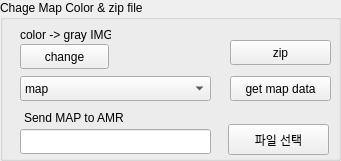
     <widget class="QGroupBox" name="groupBox_12">
      <property name="geometry">
       <rect>
        <x>950</x>
        <y>60</y>
        <width>341</width>
        <height>161</height>
       </rect>
      </property>
      <property name="title">
       <string notr="true">Chage Map Color &amp;&amp; zip file</string>
      </property>
      <widget class="QPushButton" name="bt_png_change">
       <property name="geometry">
        <rect>
         <x>20</x>
         <y>44</y>
         <width>89</width>
         <height>25</height>
        </rect>
       </property>
       <property name="text">
        <string>change</string>
       </property>
      </widget>
      <widget class="QPushButton" name="bt_zip">
       <property name="geometry">
        <rect>
         <x>230</x>
         <y>40</y>
         <width>101</width>
         <height>25</height>
        </rect>
       </property>
       <property name="text">
        <string>zip</string>
       </property>
      </widget>
      <widget class="QLabel" name="label_142">
       <property name="geometry">
        <rect>
         <x>20</x>
         <y>26</y>
         <width>91</width>
         <height>17</height>
        </rect>
       </property>
       <property name="font">
        <font>
         <pointsize>9</pointsize>
        </font>
       </property>
       <property name="text">
        <string>color -&gt; gray IMG</string>
       </property>
       <property name="alignment">
        <set>Qt::AlignLeading|Qt::AlignLeft|Qt::AlignVCenter</set>
       </property>
      </widget>
      <widget class="QPushButton" name="bt_get_map_from_mobile">
       <property name="geometry">
        <rect>
         <x>230</x>
         <y>76</y>
         <width>101</width>
         <height>25</height>
        </rect>
       </property>
       <property name="text">
        <string>get map data</string>
       </property>
      </widget>
      <widget class="QComboBox" name="cb_get_map_data">
       <property name="geometry">
        <rect>
         <x>20</x>
         <y>76</y>
         <width>191</width>
         <height>25</height>
        </rect>
       </property>
       <item>
        <property name="text">
         <string>map</string>
        </property>
       </item>
       <item>
        <property name="text">
         <string>ini</string>
        </property>
       </item>
      </widget>
      <widget class="QLabel" name="label_161">
       <property name="geometry">
        <rect>
         <x>24</x>
         <y>109</y>
         <width>161</width>
         <height>17</height>
        </rect>
       </property>
       <property name="font">
        <font>
         <pointsize>9</pointsize>
        </font>
       </property>
       <property name="text">
        <string>Send MAP to AMR</string>
       </property>
       <property name="alignment">
        <set>Qt::AlignLeading|Qt::AlignLeft|Qt::AlignVCenter</set>
       </property>
      </widget>
      <widget class="QLineEdit" name="le_text">
       <property name="geometry">
        <rect>
         <x>20</x>
         <y>129</y>
         <width>191</width>
         <height>25</height>
        </rect>
       </property>
      </widget>
      <widget class="QPushButton" name="pb_file_choose">
       <property name="geometry">
        <rect>
         <x>228</x>
         <y>124</y>
         <width>101</width>
         <height>31</height>
        </rect>
       </property>
       <property name="text">
        <string>파일 선택</string>
       </property>
      </widget>
     </widget>
